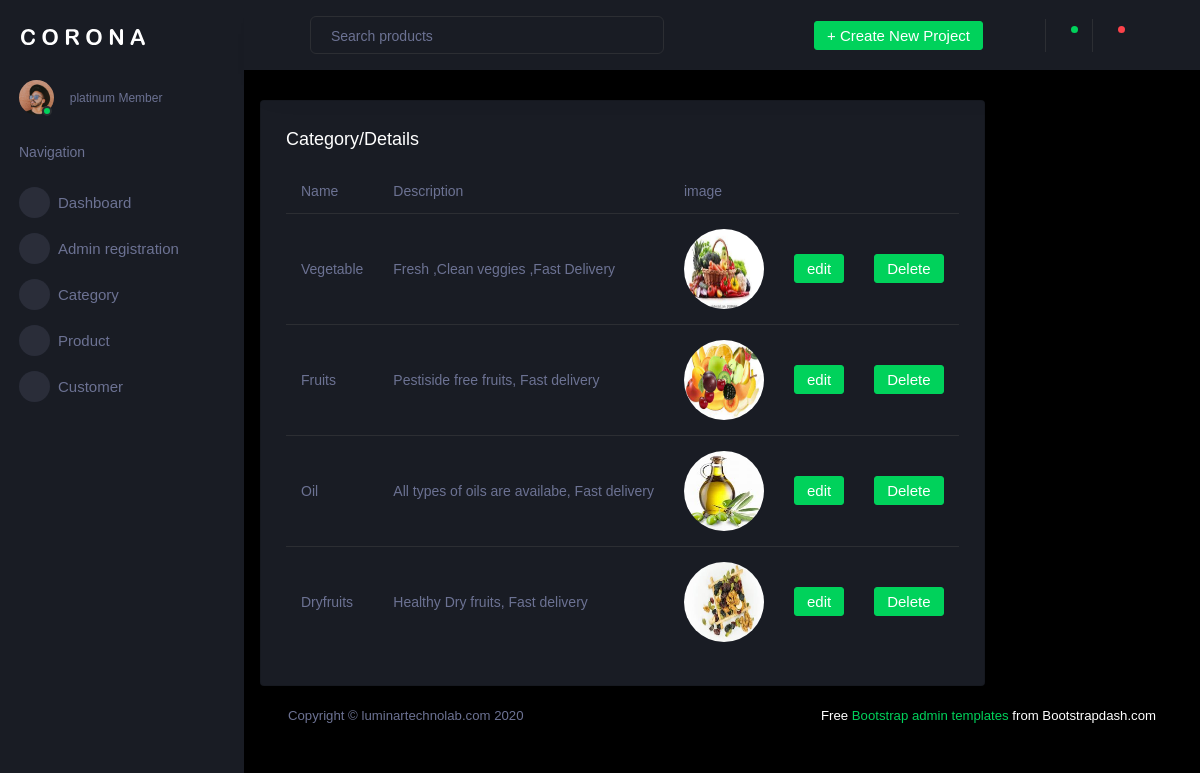
The page /backend/displayitem/ on the database its author committed.
### backend/models.py (models this page shows)
class itemdb(models.Model):
    Name = models.CharField(max_length=100, null=True, blank=True)
    Description = models.CharField(max_length=100, null=True, blank=True)
    image = models.ImageField(upload_to="pic", null=True, blank=True)

### backend/views.py (the view)
# urls.py: path('displayitem/', views.displayitem, name="displayitem"),
def displayitem(request):
    data = itemdb.objects.all()
    return render(request, "displayitem.html", {'data': data})

### backend/Templates/displayitem.html (shortened to what this page needs)
<!DOCTYPE html>
{% extends 'index.html' %}
{% block content %}
<html lang="en">
<head>
</head>
<body>
<div class="card">
                  <div class="card-body">
                    <h4 class="card-title">category/Details</h4>
                    <div class="table-responsive">
                      <table class="table">
                        <thead>
                          <tr>
                            <th>Name</th>
                            <th>Description</th>
                              <th>image</th>
                          </tr>
                        </thead>
                        <tbody>
                        {% for d in data %}
                        <tr>
                            <td>{{ d.Name }}</td>
                            <td>{{ d.Description }}</td>
                            <td>
                                <img src="{{ d.image.url}}" style="height:80px; width:80px">
                            </td>
                            <td>
                                <form action="{% url 'edititem' dataid=d.id %}">
                                    <button type="submit" class="btn btn-success">edit</button>
                                </form>
                            </td>
                            <td>
                                <form action="{% url 'deleteitem' dataid=d.id %}">
                                    <button type="submit" class="btn btn-success">Delete</button>
                                </form>
                            </td>
                        </tr>
                        {% endfor %}
                        </tbody>
                      </table>
                    </div>
                  </div>
                </div>
</body>
{% endblock %}

### backend/Templates/index.html (shortened to what this page needs)
<!DOCTYPE html>
{% load static %}
<html lang="en">
  <head>
    <link rel="stylesheet" href="{% static 'assets/vendors/mdi/css/materialdesignicons.min.css' %}">
    <link rel="stylesheet" href="{% static 'assets/vendors/css/vendor.bundle.base.css' %}" >
    <link rel="stylesheet" href="{% static 'assets/vendors/jvectormap/jquery-jvectormap.css' %}">
    <link rel="stylesheet" href="{% static 'assets/vendors/flag-icon-css/css/flag-icon.min.css' %}">
    <link rel="stylesheet" href="{% static 'assets/vendors/owl-carousel-2/owl.carousel.min.css' %}">
    <link rel="stylesheet" href="{% static 'assets/vendors/owl-carousel-2/owl.theme.default.min.css' %}">
    <link rel="stylesheet" href="{% static 'assets/css/style.css' %}">
  </head>
  <body>
    <div class="container-scroller">
      <nav class="sidebar sidebar-offcanvas" id="sidebar">
        <div class="sidebar-brand-wrapper d-none d-lg-flex align-items-center justify-content-center fixed-top">
          <a class="sidebar-brand brand-logo" href="index.html"><img src="{% static 'assets/images/logo.svg' %}" alt="logo" /></a>
        </div>
        <ul class="nav">
          <li class="nav-item profile">
            <div class="profile-desc">
              <div class="profile-pic">
                <div class="count-indicator">
                  <img class="img-xs rounded-circle " src="{% static 'assets/images/faces/face15.jpg' %}" alt="">
                  <span class="count bg-success"></span>
                </div>
                <div class="profile-name">
                  <span>platinum Member</span>
                </div>
              </div>
              <a href="#" id="profile-dropdown" data-toggle="dropdown"><i class="mdi mdi-dots-vertical"></i></a>
            </div>
          </li>
          <li class="nav-item nav-category">
            <span class="nav-link">Navigation</span>
          </li>
          <li class="nav-item menu-items">
            <a class="nav-link" href="index.html">
              <span class="menu-icon">
                <i class="mdi mdi-speedometer"></i>
              </span>
              <span class="menu-title">Dashboard</span>
            </a>
          </li>
          <li class="nav-item menu-items">
            <a class="nav-link" data-toggle="collapse" href="#ui-basic3" aria-expanded="false" aria-controls="ui-basic3">
              <span class="menu-icon">
                <i class="mdi mdi-laptop"></i>
              </span>
              <span class="menu-title">Admin registration</span>
              <i class="menu-arrow"></i>
            </a>
          </li>
          <li class="nav-item menu-items">
            <a class="nav-link" data-toggle="collapse" href="#ui-basic1" aria-expanded="false" aria-controls="ui-basic1">
              <span class="menu-icon">
                <i class="mdi mdi-laptop"></i>
              </span>
              <span class="menu-title">Category</span>
              <i class="menu-arrow"></i>
            </a>
          </li>
          <li class="nav-item menu-items">
            <a class="nav-link" data-toggle="collapse" href="#ui-basic2" aria-expanded="false" aria-controls="ui-basic2">
              <span class="menu-icon">
                <i class="mdi mdi-laptop"></i>
              </span>
              <span class="menu-title">Product</span>
              <i class="menu-arrow"></i>
            </a>
          </li>
          <li class="nav-item menu-items">
            <a class="nav-link" data-toggle="collapse" href="#ui-basic4" aria-expanded="false" aria-controls="ui-basic3">
              <span class="menu-icon">
                <i class="mdi mdi-laptop"></i>
              </span>
              <span class="menu-title">Customer</span>
              <i class="menu-arrow"></i>
            </a>
          </li>
        </ul>
      </nav>
      <div class="container-fluid page-body-wrapper">
        <nav class="navbar p-0 fixed-top d-flex flex-row">
          <div class="navbar-menu-wrapper flex-grow d-flex align-items-stretch">
            <button class="navbar-toggler navbar-toggler align-self-center" type="button" data-toggle="minimize">
              <span class="mdi mdi-menu"></span>
            </button>
            <ul class="navbar-nav w-100">
              <li class="nav-item w-100">
                <form class="nav-link mt-2 mt-md-0 d-none d-lg-flex search">
                  <input type="text" class="form-control" placeholder="Search products">
                </form>
              </li>
            </ul>
            <ul class="navbar-nav navbar-nav-right">
              <li class="nav-item dropdown d-none d-lg-block">
                <a class="nav-link btn btn-success create-new-button" id="createbuttonDropdown" data-toggle="dropdown" aria-expanded="false" href="#">+ Create New Project</a>
              </li>
              <li class="nav-item nav-settings d-none d-lg-block">
                <a class="nav-link" href="#">
                  <i class="mdi mdi-view-grid"></i>
                </a>
              </li>
              <li class="nav-item dropdown border-left">
                <a class="nav-link count-indicator dropdown-toggle" id="messageDropdown" href="#" data-toggle="dropdown" aria-expanded="false">
                  <i class="mdi mdi-email"></i>
                  <span class="count bg-success"></span>
                </a>
              </li>
              <li class="nav-item dropdown border-left">
                <a class="nav-link count-indicator dropdown-toggle" id="notificationDropdown" href="#" data-toggle="dropdown">
                  <i class="mdi mdi-bell"></i>
                  <span class="count bg-danger"></span>
                </a>
              </li>
              <li class="nav-item dropdown">
                <a class="nav-link" id="profileDropdown" href="#" data-toggle="dropdown">
                  <div class="navbar-profile">
                    <i class="mdi mdi-menu-down d-none d-sm-block"></i>
                  </div>
                </a>
              </li>
            </ul>
          </div>
        </nav>
        <div class="main-panel">
          <div class="content-wrapper">
            <div class="row">
                {% block content %}{% endblock %}
          </div>
          <footer class="footer">
            <div class="d-sm-flex justify-content-center justify-content-sm-between">
              <span class="text-muted d-block text-center text-sm-left d-sm-inline-block">Copyright © luminartechnolab.com 2020</span>
              <span class="float-none float-sm-right d-block mt-1 mt-sm-0 text-center"> Free <a href="" target="_blank">Bootstrap admin templates</a> from Bootstrapdash.com</span>
            </div>
          </footer>
        </div>
      </div>
    </div>
  </body>
</html>

### rows shown on the page
itemdb: Name "Vegetable", Description "Fresh ,Clean veggies ,Fast Delivery", image (picture)
itemdb: Name "Fruits", Description "Pestiside free fruits, Fast delivery", image (picture)
itemdb: Name "Oil", Description "All types of oils are availabe, Fast delivery", image (picture)
itemdb: Name "Dryfruits", Description "Healthy Dry fruits, Fast delivery", image (picture)
